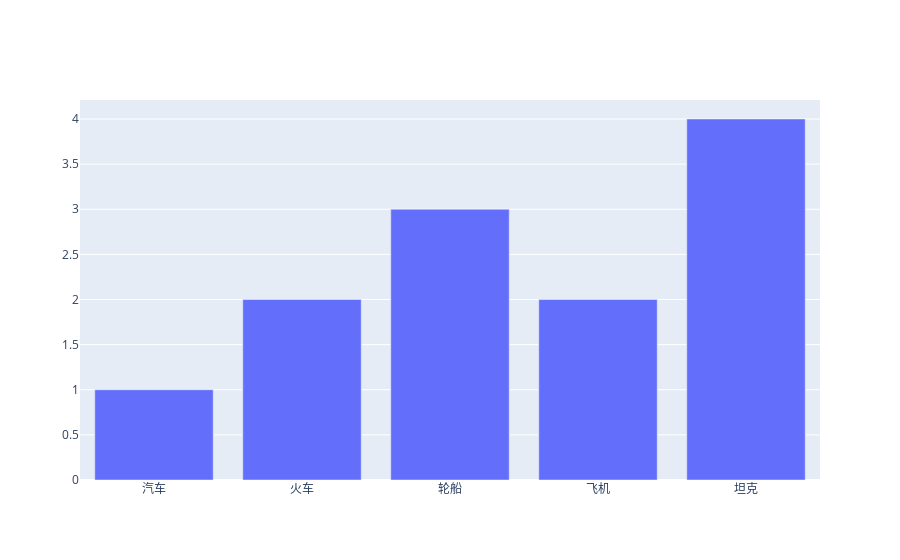

The notebook cell saved with this chart:
### Code cell
import plotly.offline as py
from plotly.graph_objs import Scatter, Layout
import plotly.graph_objs as go

py.init_notebook_mode(connected=True)

trace_basic = [go.Bar(
            x = ['汽车', '火车', '轮船','飞机','坦克'],
            y = [1, 2, 3, 2, 4],
    )]


py.iplot(trace_basic)

### Figure 1 — Plotly figure (JSON) as saved in the notebook; plotly's stock layout.template omitted (floating-point values rounded to 4 significant figures)
{"data": [{"type": "bar", "x": ["汽车", "火车", "轮船", "飞机", "坦克"], "y": [1, 2, 3, 2, 4]}], "layout": {}}
